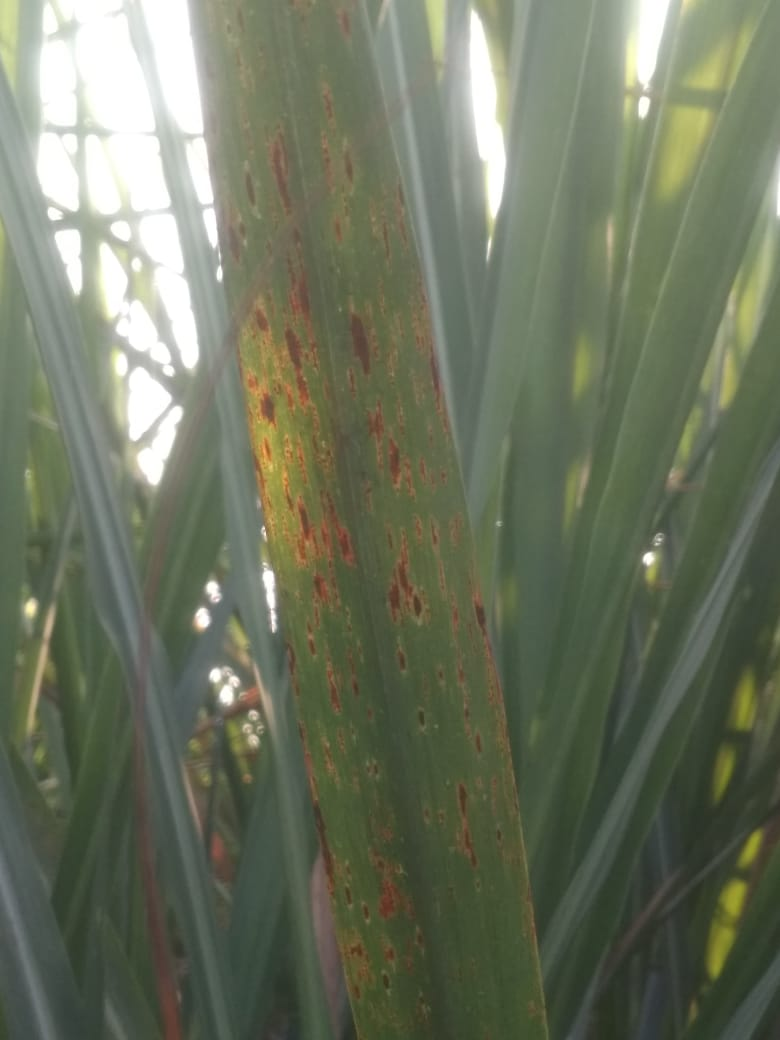
#> input picture DS original/yellow leaf/10a.jpeg, 780 x 1040 px, found by its file name; its folder holds 4 pictures in this run
$ jupyter execute --allow-errors 'Preprocess image.ipynb'
#> lines starting #> are read from the running program, lines starting #| are printed output that depends on the picture
[cell 1]
import numpy as np
import pandas as pd
import cv2
import os

[cell 2]
print(os.listdir("./yellow leaf"))
W=256

[cell 3]
# Resize the yellow leaf DS
for filename in os.listdir("./yellow leaf"):
    if filename.endswith('.jpeg') or filename.endswith('.JPEG'):
        print(filename)
        oriimg=cv2.imread("./yellow leaf/"+filename)
#> oriimg is the input picture: shape (1040, 780, 3); mean B, G, R 95.2, 116.1, 109.2
        height, width, depth = oriimg.shape
#> height = 1040; width = 780; depth = 3
        newimg = cv2.resize(oriimg,(255,255))
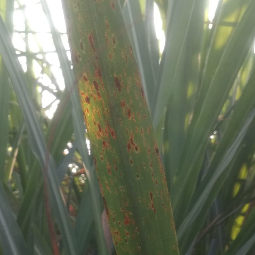
#> newimg: shape (255, 255, 3); mean B, G, R 95.1, 116, 109.1
        cv2.imwrite(str('./resized-yellow leaf/'+filename),newimg)
        print('Image saved')
#> pass 2 of the loop `for filename in os.listdir("./yellow leaf"):`:
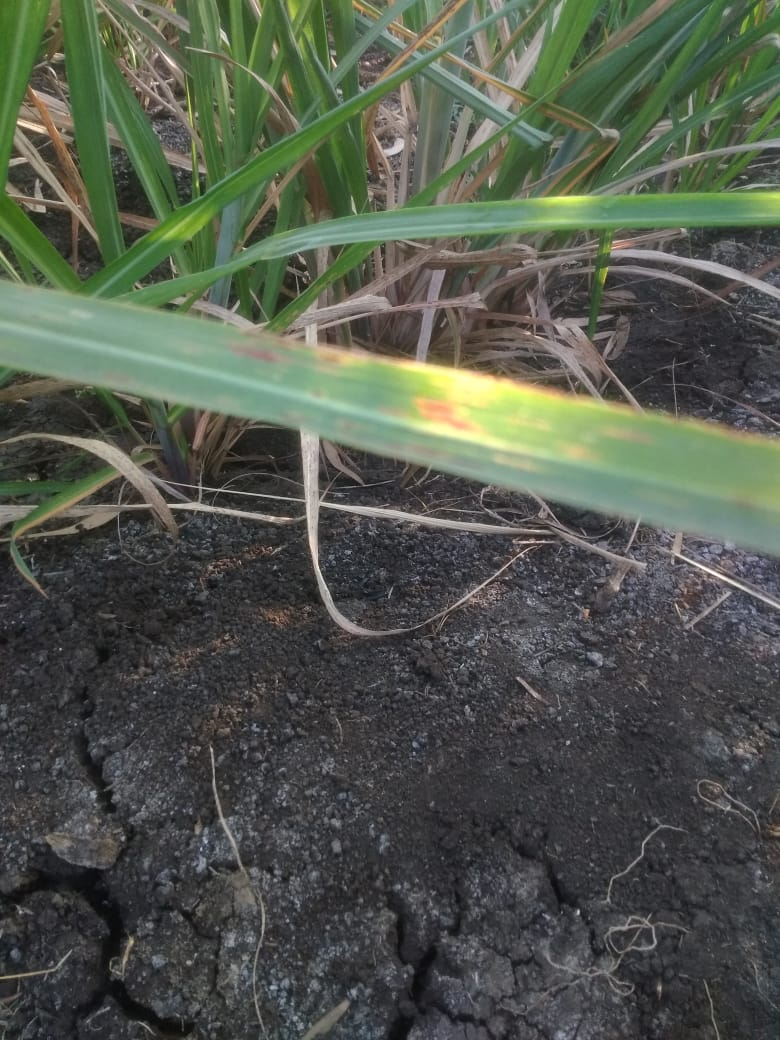
#> input picture DS original/yellow leaf/11a.jpeg, 780 x 1040 px, found by its file name
#> oriimg is the input picture: shape (1040, 780, 3); mean B, G, R 77.3, 88.7, 82.4
#> `newimg = cv2.resize(oriimg,(255,255))`:
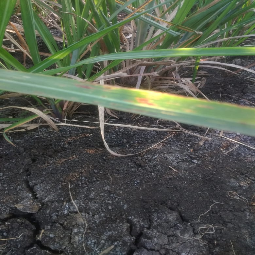
#> newimg: shape (255, 255, 3); mean B, G, R 77.1, 88.6, 82.3
#> pass 3 of the loop `for filename in os.listdir("./yellow leaf"):`:
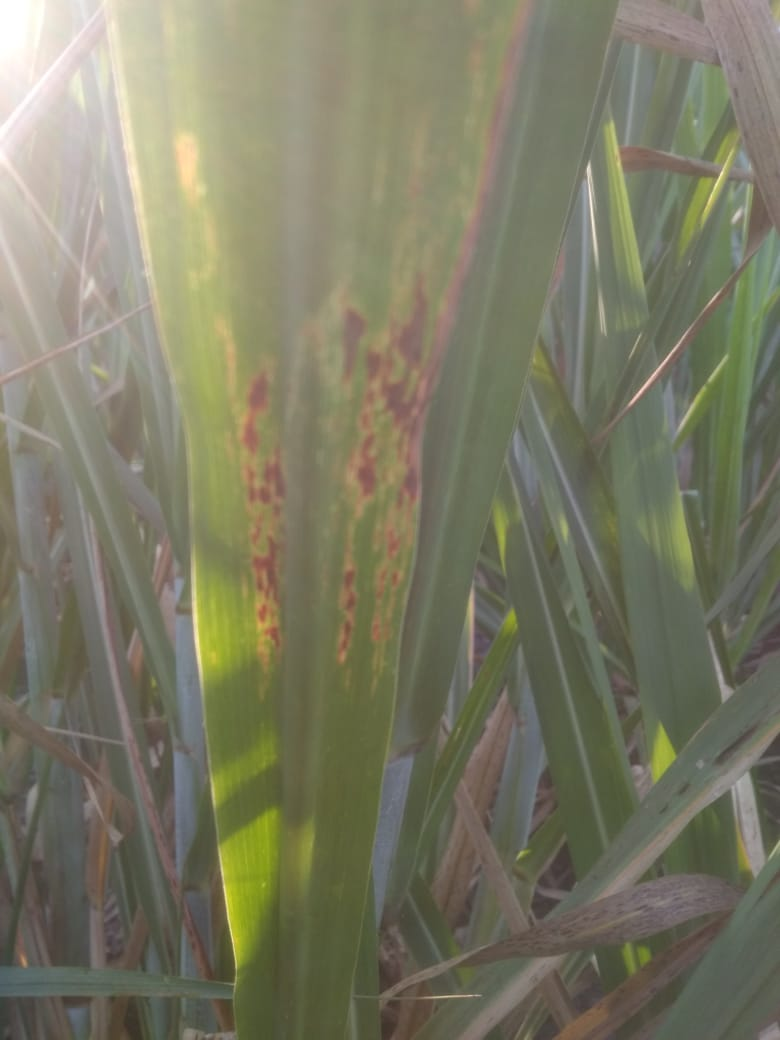
#> input picture DS original/yellow leaf/12a.jpeg, 780 x 1040 px, found by its file name
#> oriimg is the input picture: shape (1040, 780, 3); mean B, G, R 100.7, 123, 123.9
#> `newimg = cv2.resize(oriimg,(255,255))`:
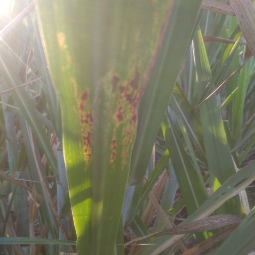
#> newimg: shape (255, 255, 3); mean B, G, R 100.6, 122.9, 123.8
#> the loop made 4 passes; the first 3 are shown
